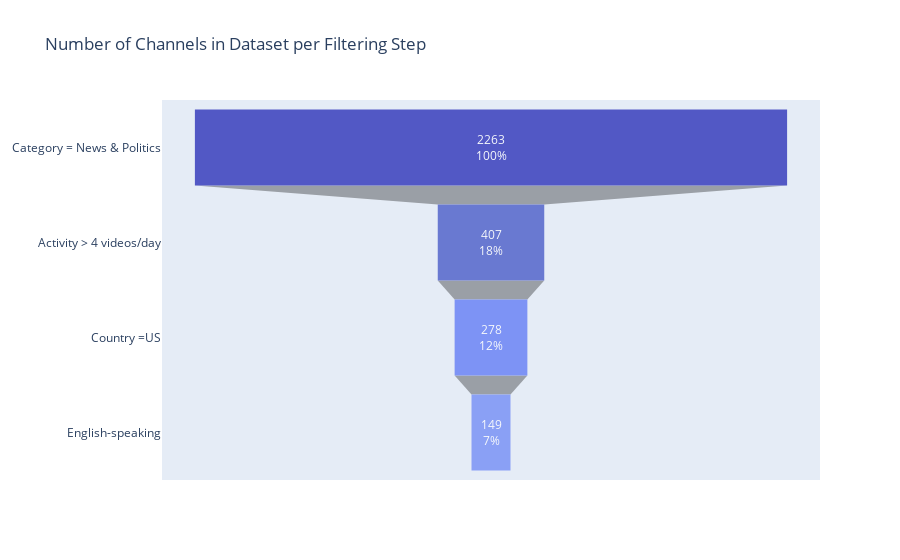

The notebook cell saved with this chart:
### Markdown cell above
Visualization of filtering:
Steps:
1. Filter for 'News & Politics' category
2. Filter for active channels
3. Get country of channel
4. Get if channel is english-speaking

### Code cell
importlib.reload(filtering_visualization)
filtersteps_names = ["Category = News & Politics", "Activity > 4 videos/day", "Country =US", "English-speaking"]
coi_steps = [2263, 407, 278, 149]
filtering_visualization.plot_filtering_visualization(filtersteps_names, coi_steps, show=True, save_path="img/filtering_steps.html")

### Figure 1 — Plotly figure (JSON) as saved in the notebook; plotly's stock layout.template omitted (floating-point values rounded to 4 significant figures)
{"data": [{"marker": {"color": ["rgb(5,10,172)", "rgb(40,60,190)", "rgb(70,100,245)", "rgb(90,120,245)"]}, "opacity": 0.65, "textinfo": "value+percent initial", "textposition": "inside", "type": "funnel", "x": [2263, 407, 278, 149], "y": ["Category = News & Politics", "Activity > 4 videos/day", "Country =US", "English-speaking"]}], "layout": {"title": {"text": "Number of Channels in Dataset per Filtering Step"}}}
